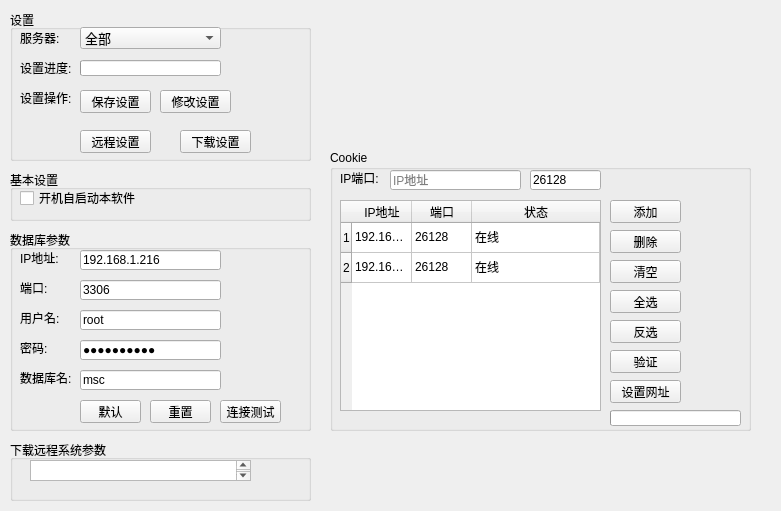
<?xml version="1.0" encoding="UTF-8"?>
<ui version="4.0">
 <class>TabSettingWidget</class>
 <widget class="QWidget" name="TabSettingWidget">
  <property name="geometry">
   <rect>
    <x>0</x>
    <y>0</y>
    <width>781</width>
    <height>511</height>
   </rect>
  </property>
  <property name="windowTitle">
   <string>Form</string>
  </property>
  <widget class="QGroupBox" name="grpBoxSetting">
   <property name="geometry">
    <rect>
     <x>10</x>
     <y>10</y>
     <width>301</width>
     <height>151</height>
    </rect>
   </property>
   <property name="title">
    <string>设置</string>
   </property>
   <widget class="QLabel" name="labelC0">
    <property name="geometry">
     <rect>
      <x>10</x>
      <y>20</y>
      <width>61</width>
      <height>16</height>
     </rect>
    </property>
    <property name="text">
     <string>服务器:</string>
    </property>
   </widget>
   <widget class="QComboBox" name="comboBoxServer">
    <property name="geometry">
     <rect>
      <x>70</x>
      <y>17</y>
      <width>141</width>
      <height>22</height>
     </rect>
    </property>
    <property name="font">
     <font>
      <pointsize>10</pointsize>
     </font>
    </property>
    <property name="maxVisibleItems">
     <number>10</number>
    </property>
    <item>
     <property name="text">
      <string>全部</string>
     </property>
    </item>
   </widget>
   <widget class="QPushButton" name="btnLocalSet">
    <property name="geometry">
     <rect>
      <x>70</x>
      <y>80</y>
      <width>71</width>
      <height>23</height>
     </rect>
    </property>
    <property name="text">
     <string>保存设置</string>
    </property>
   </widget>
   <widget class="QPushButton" name="btnRemoteSet">
    <property name="geometry">
     <rect>
      <x>70</x>
      <y>120</y>
      <width>71</width>
      <height>23</height>
     </rect>
    </property>
    <property name="text">
     <string>远程设置</string>
    </property>
   </widget>
   <widget class="QPushButton" name="btnModifySet">
    <property name="geometry">
     <rect>
      <x>150</x>
      <y>80</y>
      <width>71</width>
      <height>23</height>
     </rect>
    </property>
    <property name="text">
     <string>修改设置</string>
    </property>
   </widget>
   <widget class="QLabel" name="labelC2">
    <property name="geometry">
     <rect>
      <x>10</x>
      <y>80</y>
      <width>61</width>
      <height>16</height>
     </rect>
    </property>
    <property name="text">
     <string>设置操作:</string>
    </property>
   </widget>
   <widget class="QLabel" name="labelC1">
    <property name="geometry">
     <rect>
      <x>10</x>
      <y>50</y>
      <width>61</width>
      <height>16</height>
     </rect>
    </property>
    <property name="text">
     <string>设置进度:</string>
    </property>
   </widget>
   <widget class="QProgressBar" name="prgBarSet">
    <property name="geometry">
     <rect>
      <x>70</x>
      <y>50</y>
      <width>141</width>
      <height>16</height>
     </rect>
    </property>
    <property name="value">
     <number>0</number>
    </property>
    <property name="textVisible">
     <bool>false</bool>
    </property>
   </widget>
   <widget class="QPushButton" name="btnDownloadSet">
    <property name="geometry">
     <rect>
      <x>170</x>
      <y>120</y>
      <width>71</width>
      <height>23</height>
     </rect>
    </property>
    <property name="text">
     <string>下载设置</string>
    </property>
   </widget>
  </widget>
  <widget class="QGroupBox" name="grpBoxSqlParam">
   <property name="geometry">
    <rect>
     <x>10</x>
     <y>230</y>
     <width>301</width>
     <height>201</height>
    </rect>
   </property>
   <property name="title">
    <string>数据库参数</string>
   </property>
   <widget class="QLineEdit" name="lineSqlIp">
    <property name="geometry">
     <rect>
      <x>70</x>
      <y>20</y>
      <width>141</width>
      <height>20</height>
     </rect>
    </property>
    <property name="text">
     <string>192.168.1.216</string>
    </property>
   </widget>
   <widget class="QLineEdit" name="lineSqlUser">
    <property name="geometry">
     <rect>
      <x>70</x>
      <y>80</y>
      <width>141</width>
      <height>20</height>
     </rect>
    </property>
    <property name="text">
     <string>root</string>
    </property>
   </widget>
   <widget class="QLineEdit" name="lineSqlPwd">
    <property name="geometry">
     <rect>
      <x>70</x>
      <y>110</y>
      <width>141</width>
      <height>20</height>
     </rect>
    </property>
    <property name="text">
     <string>haoying123</string>
    </property>
    <property name="echoMode">
     <enum>QLineEdit::Password</enum>
    </property>
   </widget>
   <widget class="QLabel" name="labelA3">
    <property name="geometry">
     <rect>
      <x>10</x>
      <y>110</y>
      <width>51</width>
      <height>16</height>
     </rect>
    </property>
    <property name="text">
     <string>密码:</string>
    </property>
   </widget>
   <widget class="QLabel" name="labelA0">
    <property name="geometry">
     <rect>
      <x>10</x>
      <y>20</y>
      <width>51</width>
      <height>16</height>
     </rect>
    </property>
    <property name="text">
     <string>IP地址:</string>
    </property>
   </widget>
   <widget class="QLineEdit" name="lineSqlPort">
    <property name="geometry">
     <rect>
      <x>70</x>
      <y>50</y>
      <width>141</width>
      <height>20</height>
     </rect>
    </property>
    <property name="text">
     <string>3306</string>
    </property>
    <property name="maxLength">
     <number>5</number>
    </property>
   </widget>
   <widget class="QLabel" name="labelA2">
    <property name="geometry">
     <rect>
      <x>10</x>
      <y>80</y>
      <width>51</width>
      <height>16</height>
     </rect>
    </property>
    <property name="text">
     <string>用户名:</string>
    </property>
   </widget>
   <widget class="QLabel" name="labelA1">
    <property name="geometry">
     <rect>
      <x>10</x>
      <y>50</y>
      <width>51</width>
      <height>16</height>
     </rect>
    </property>
    <property name="text">
     <string>端口:</string>
    </property>
   </widget>
   <widget class="QLineEdit" name="lineSqlDbName">
    <property name="geometry">
     <rect>
      <x>70</x>
      <y>140</y>
      <width>141</width>
      <height>20</height>
     </rect>
    </property>
    <property name="text">
     <string>msc</string>
    </property>
   </widget>
   <widget class="QLabel" name="labelA4">
    <property name="geometry">
     <rect>
      <x>10</x>
      <y>140</y>
      <width>51</width>
      <height>16</height>
     </rect>
    </property>
    <property name="text">
     <string>数据库名:</string>
    </property>
   </widget>
   <widget class="QPushButton" name="btnTestConnect">
    <property name="geometry">
     <rect>
      <x>210</x>
      <y>170</y>
      <width>61</width>
      <height>23</height>
     </rect>
    </property>
    <property name="text">
     <string>连接测试</string>
    </property>
   </widget>
   <widget class="QPushButton" name="btnReset">
    <property name="geometry">
     <rect>
      <x>140</x>
      <y>170</y>
      <width>61</width>
      <height>23</height>
     </rect>
    </property>
    <property name="text">
     <string>重置</string>
    </property>
   </widget>
   <widget class="QPushButton" name="btnDefault">
    <property name="geometry">
     <rect>
      <x>70</x>
      <y>170</y>
      <width>61</width>
      <height>23</height>
     </rect>
    </property>
    <property name="text">
     <string>默认</string>
    </property>
   </widget>
  </widget>
  <widget class="QGroupBox" name="grpBoxCookieServer">
   <property name="geometry">
    <rect>
     <x>330</x>
     <y>150</y>
     <width>421</width>
     <height>281</height>
    </rect>
   </property>
   <property name="title">
    <string>Cookie</string>
   </property>
   <widget class="QTableWidget" name="tableCookieServer">
    <property name="geometry">
     <rect>
      <x>10</x>
      <y>50</y>
      <width>261</width>
      <height>211</height>
     </rect>
    </property>
    <property name="editTriggers">
     <set>QAbstractItemView::NoEditTriggers</set>
    </property>
    <property name="selectionBehavior">
     <enum>QAbstractItemView::SelectRows</enum>
    </property>
    <property name="sortingEnabled">
     <bool>false</bool>
    </property>
    <attribute name="horizontalHeaderDefaultSectionSize">
     <number>60</number>
    </attribute>
    <attribute name="horizontalHeaderHighlightSections">
     <bool>false</bool>
    </attribute>
    <attribute name="horizontalHeaderStretchLastSection">
     <bool>true</bool>
    </attribute>
    <attribute name="verticalHeaderHighlightSections">
     <bool>false</bool>
    </attribute>
    <row>
     <property name="text">
      <string>1</string>
     </property>
    </row>
    <row>
     <property name="text">
      <string>2</string>
     </property>
    </row>
    <column>
     <property name="text">
      <string>IP地址</string>
     </property>
    </column>
    <column>
     <property name="text">
      <string>端口</string>
     </property>
    </column>
    <column>
     <property name="text">
      <string>状态</string>
     </property>
    </column>
    <item row="0" column="0">
     <property name="text">
      <string>192.168.1.224</string>
     </property>
    </item>
    <item row="0" column="1">
     <property name="text">
      <string>26128</string>
     </property>
    </item>
    <item row="0" column="2">
     <property name="text">
      <string>在线</string>
     </property>
    </item>
    <item row="1" column="0">
     <property name="text">
      <string>192.168.1.66</string>
     </property>
    </item>
    <item row="1" column="1">
     <property name="text">
      <string>26128</string>
     </property>
    </item>
    <item row="1" column="2">
     <property name="text">
      <string>在线</string>
     </property>
    </item>
   </widget>
   <widget class="QLabel" name="labelD0">
    <property name="geometry">
     <rect>
      <x>10</x>
      <y>20</y>
      <width>41</width>
      <height>16</height>
     </rect>
    </property>
    <property name="text">
     <string>IP端口:</string>
    </property>
   </widget>
   <widget class="QLineEdit" name="lineCookieIp">
    <property name="geometry">
     <rect>
      <x>60</x>
      <y>20</y>
      <width>131</width>
      <height>20</height>
     </rect>
    </property>
    <property name="text">
     <string/>
    </property>
    <property name="placeholderText">
     <string>IP地址</string>
    </property>
   </widget>
   <widget class="QLineEdit" name="lineCookiePort">
    <property name="geometry">
     <rect>
      <x>200</x>
      <y>20</y>
      <width>71</width>
      <height>20</height>
     </rect>
    </property>
    <property name="text">
     <string>26128</string>
    </property>
    <property name="maxLength">
     <number>5</number>
    </property>
    <property name="placeholderText">
     <string>端口号</string>
    </property>
   </widget>
   <widget class="QPushButton" name="btnAdd">
    <property name="geometry">
     <rect>
      <x>280</x>
      <y>50</y>
      <width>71</width>
      <height>23</height>
     </rect>
    </property>
    <property name="text">
     <string>添加</string>
    </property>
   </widget>
   <widget class="QPushButton" name="btnDelete">
    <property name="geometry">
     <rect>
      <x>280</x>
      <y>80</y>
      <width>71</width>
      <height>23</height>
     </rect>
    </property>
    <property name="text">
     <string>删除</string>
    </property>
   </widget>
   <widget class="QPushButton" name="btnClear">
    <property name="geometry">
     <rect>
      <x>280</x>
      <y>110</y>
      <width>71</width>
      <height>23</height>
     </rect>
    </property>
    <property name="text">
     <string>清空</string>
    </property>
   </widget>
   <widget class="QProgressBar" name="prgBarConfirm">
    <property name="geometry">
     <rect>
      <x>280</x>
      <y>260</y>
      <width>131</width>
      <height>16</height>
     </rect>
    </property>
    <property name="value">
     <number>0</number>
    </property>
    <property name="textVisible">
     <bool>false</bool>
    </property>
   </widget>
   <widget class="QPushButton" name="btnSelectAll">
    <property name="geometry">
     <rect>
      <x>280</x>
      <y>140</y>
      <width>71</width>
      <height>23</height>
     </rect>
    </property>
    <property name="text">
     <string>全选</string>
    </property>
   </widget>
   <widget class="QPushButton" name="btnUnselect">
    <property name="geometry">
     <rect>
      <x>280</x>
      <y>170</y>
      <width>71</width>
      <height>23</height>
     </rect>
    </property>
    <property name="text">
     <string>反选</string>
    </property>
   </widget>
   <widget class="QPushButton" name="btnConfirm">
    <property name="geometry">
     <rect>
      <x>280</x>
      <y>200</y>
      <width>71</width>
      <height>23</height>
     </rect>
    </property>
    <property name="text">
     <string>验证</string>
    </property>
   </widget>
   <widget class="QPushButton" name="btnSetUrl">
    <property name="geometry">
     <rect>
      <x>280</x>
      <y>230</y>
      <width>71</width>
      <height>23</height>
     </rect>
    </property>
    <property name="text">
     <string>设置网址</string>
    </property>
   </widget>
  </widget>
  <widget class="QGroupBox" name="grpBoxBaseSet">
   <property name="geometry">
    <rect>
     <x>10</x>
     <y>170</y>
     <width>301</width>
     <height>51</height>
    </rect>
   </property>
   <property name="title">
    <string>基本设置</string>
   </property>
   <widget class="QCheckBox" name="chkBoxPowerBoot">
    <property name="geometry">
     <rect>
      <x>10</x>
      <y>20</y>
      <width>121</width>
      <height>16</height>
     </rect>
    </property>
    <property name="text">
     <string>开机自启动本软件</string>
    </property>
   </widget>
  </widget>
  <widget class="QGroupBox" name="grpBoxDlRemoteParam">
   <property name="geometry">
    <rect>
     <x>10</x>
     <y>440</y>
     <width>301</width>
     <height>61</height>
    </rect>
   </property>
   <property name="title">
    <string>下载远程系统参数</string>
   </property>
   <widget class="QTextEdit" name="textParam">
    <property name="geometry">
     <rect>
      <x>20</x>
      <y>20</y>
      <width>221</width>
      <height>21</height>
     </rect>
    </property>
    <property name="font">
     <font>
      <pointsize>13</pointsize>
     </font>
    </property>
    <property name="readOnly">
     <bool>true</bool>
    </property>
   </widget>
  </widget>
 </widget>
 <tabstops>
  <tabstop>comboBoxServer</tabstop>
  <tabstop>btnLocalSet</tabstop>
  <tabstop>btnRemoteSet</tabstop>
  <tabstop>btnModifySet</tabstop>
  <tabstop>chkBoxPowerBoot</tabstop>
  <tabstop>lineSqlIp</tabstop>
  <tabstop>lineSqlPort</tabstop>
  <tabstop>lineSqlUser</tabstop>
  <tabstop>lineSqlPwd</tabstop>
  <tabstop>lineSqlDbName</tabstop>
  <tabstop>btnDefault</tabstop>
  <tabstop>btnReset</tabstop>
  <tabstop>btnTestConnect</tabstop>
  <tabstop>lineCookieIp</tabstop>
  <tabstop>lineCookiePort</tabstop>
  <tabstop>tableCookieServer</tabstop>
  <tabstop>btnAdd</tabstop>
  <tabstop>btnDelete</tabstop>
  <tabstop>btnClear</tabstop>
  <tabstop>btnSelectAll</tabstop>
  <tabstop>btnUnselect</tabstop>
  <tabstop>btnConfirm</tabstop>
 </tabstops>
 <resources/>
 <connections/>
</ui>
